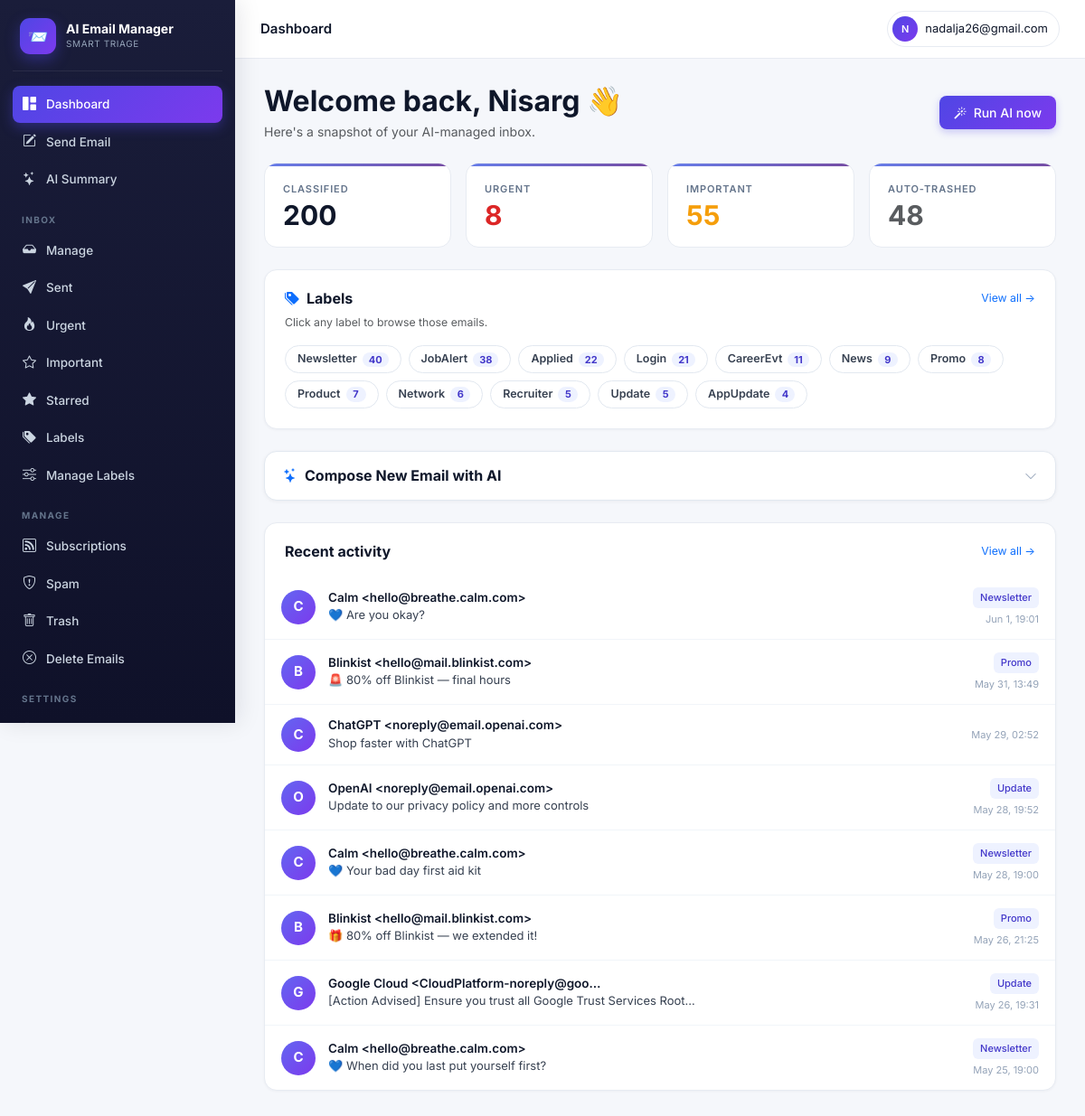
Page /accounts/dashboard/ (signed in) on the committed database.
### accounts/models.py (models this page shows, shortened)
class ClassifiedEmail(models.Model):
    user            = models.ForeignKey(User, on_delete=models.CASCADE, related_name="classified_emails")
    gmail_id        = models.CharField(max_length=64)
    thread_id       = models.CharField(max_length=64, blank=True)
    subject         = models.CharField(max_length=500, blank=True)
    sender          = models.CharField(max_length=300, blank=True)
    sender_email    = models.CharField(max_length=200, blank=True)
    snippet         = models.TextField(blank=True)
    received_at     = models.DateTimeField(null=True, blank=True)
    category        = models.ForeignKey(EmailCategory, on_delete=models.SET_NULL, null=True, blank=True)
    custom_category = models.ForeignKey(UserCustomCategory, on_delete=models.SET_NULL, null=True, blank=True)
    importance      = models.IntegerField(default=3)
    is_urgent       = models.BooleanField(default=False)
    is_event        = models.BooleanField(default=False)
    event_when      = models.CharField(max_length=120, blank=True)
    reason          = models.TextField(blank=True)
    action_taken    = models.CharField(max_length=16, default="kept")
    unsubscribe_url = models.URLField(max_length=1000, blank=True)
    classified_at   = models.DateTimeField(auto_now_add=True)
    class Meta:
        unique_together = [("user", "gmail_id")]
        indexes = [models.Index(fields=["user", "-received_at"])]

class EmailCategory(models.Model):
    slug         = models.SlugField(max_length=64, unique=True)
    name         = models.CharField(max_length=120)
    short_label  = models.CharField(max_length=32)
    group        = models.CharField(max_length=64)
    description  = models.TextField(blank=True)
    default_tier = models.CharField(max_length=16, choices=TIER_CHOICES, default="normal")

### accounts/views.py (the view)
# urls.py: path("dashboard/",        views.dashboard,       name="dashboard"),
@login_required
def dashboard(request):
    profile = _ensure_profile(request)
    if not profile.onboarded:
        return redirect("onboarding_step1")
    if not hasattr(request.user, "google_account"):
        return redirect("google_start")
    stats = {
        "total":     ClassifiedEmail.objects.filter(user=request.user).count(),
        "important": ClassifiedEmail.objects.filter(user=request.user, importance__gte=4).count(),
        "urgent":    ClassifiedEmail.objects.filter(user=request.user, is_urgent=True).count(),
        "trashed":   ClassifiedEmail.objects.filter(user=request.user, action_taken="trashed").count(),
    }
    recent = (ClassifiedEmail.objects.filter(user=request.user)
              .select_related("category").order_by("-received_at")[:8])
    label_counts = (ClassifiedEmail.objects
                    .filter(user=request.user, category__isnull=False)
                    .values("category__id", "category__short_label")
                    .annotate(count=Count("id"))
                    .order_by("-count")[:12])
    custom_label_counts = (ClassifiedEmail.objects
                           .filter(user=request.user, custom_category__isnull=False)
                           .values("custom_category__id", "custom_category__name")
                           .annotate(count=Count("id"))
                           .order_by("-count")[:6])
    return render(request, "dashboard.html", {
        "google_acc": request.user.google_account, "profile": profile,
        "stats": stats, "recent": recent,
        "label_counts": label_counts,
        "custom_label_counts": custom_label_counts,
    })

### accounts/context_processors.py (called while the page is built)
def active_job(request):
    if not request.user.is_authenticated:
        return {}
    job = (ClassificationJob.objects
           .filter(user=request.user, status__in=["pending", "running"])
           .order_by("-id").first())
    return {"global_active_job": job}

### accounts/views.py (called while the page is built)
def _ensure_profile(request):
    profile, _ = UserProfile.objects.get_or_create(
        user=request.user, defaults={"full_name": request.user.get_full_name()},
    )
    return profile

### templates/dashboard.html (shortened to what this page needs)
{% extends "base.html" %}{% block title %}Dashboard{% endblock %}
{% block topbar_title %}Dashboard{% endblock %}
{% block body %}
<div class="dash-header">
  <div>
    <h2 class="mb-1 fw-bold">Welcome back{% if user.first_name %}, {{ user.first_name }}{% endif %} 👋</h2>
    <p class="text-muted mb-0">Here's a snapshot of your AI-managed inbox.</p>
  </div>
  <a href="{% url 'manage_emails' %}" class="btn btn-primary"><i class="bi bi-magic me-1"></i> Run AI now</a>
</div>
<div class="row g-3 mb-4">
  <div class="col-6 col-md-3">
    <div class="stat-card">
      <div class="stat-label">Classified</div>
      <div class="stat-value">{{ stats.total }}</div>
    </div>
  </div>
  <div class="col-6 col-md-3">
    <a href="{% url 'urgent' %}" style="text-decoration:none">
      <div class="stat-card hover-lift">
        <div class="stat-label">Urgent</div>
        <div class="stat-value" style="color:var(--critical)">{{ stats.urgent }}</div>
      </div>
    </a>
  </div>
  <div class="col-6 col-md-3">
    <a href="{% url 'important' %}" style="text-decoration:none">
      <div class="stat-card hover-lift">
        <div class="stat-label">Important</div>
        <div class="stat-value" style="color:var(--important)">{{ stats.important }}</div>
      </div>
    </a>
  </div>
  <div class="col-6 col-md-3">
    <a href="{% url 'trash' %}" style="text-decoration:none">
      <div class="stat-card hover-lift">
        <div class="stat-label">Auto-trashed</div>
        <div class="stat-value text-muted">{{ stats.trashed }}</div>
      </div>
    </a>
  </div>
</div>
{% if label_counts %}
<div class="card-modern mb-4">
  <div class="d-flex justify-content-between align-items-center mb-2">
    <h6 class="mb-0 fw-bold"><i class="bi bi-tags-fill text-primary me-2"></i>Labels</h6>
    <a href="{% url 'labels' %}" class="small text-primary text-decoration-none">View all →</a>
  </div>
  <p class="text-muted small mb-3">Click any label to browse those emails.</p>
  <div class="lbl-strip">
    {% for l in label_counts %}
      <a href="{% url 'manage_emails' %}?category={{ l.category__id }}" class="lbl-chip">
        <span>{{ l.category__short_label }}</span>
        <span class="cnt">{{ l.count }}</span>
      </a>
    {% endfor %}
  </div>
</div>
{% endif %}
<div class="compose-card mb-4">
  <div class="compose-header" onclick="toggleCompose()">
    <h6><i class="bi bi-stars text-primary"></i> Compose New Email with AI</h6>
    <i class="bi bi-chevron-down compose-toggle-icon" id="compose-chevron"></i>
  </div>
</div>
<div class="card-modern">
  <div class="d-flex justify-content-between align-items-center mb-3">
    <h6 class="mb-0 fw-bold">Recent activity</h6>
    <a href="{% url 'manage_emails' %}" class="small text-primary text-decoration-none">View all →</a>
  </div>
  <ul class="elist" style="margin:0 -22px -22px">
    {% for e in recent %}
      <li class="elist-item" onclick="window.location='{% url 'email_detail' e.gmail_id %}'">
        <div class="elist-avatar" style="background:linear-gradient(135deg,#6366f1,#7c3aed)">{{ e.sender|slice:":1"|upper }}</div>
        <div class="elist-body">
          <div class="elist-sender">{{ e.sender|truncatechars:40 }}</div>
          <div class="elist-subject">{{ e.subject|truncatechars:65 }}</div>
        </div>
        <div class="elist-meta">
          {% if e.category %}<span class="badge-cat">{{ e.category.short_label }}</span>{% endif %}
          <span class="elist-time local-ts" data-ts="{{ e.received_at|date:'c' }}">{{ e.received_at|date:"M d, H:i" }}</span>
        </div>
      </li>
    {% empty %}
      <li class="elist-empty" style="padding:36px">
        <i class="bi bi-inbox"></i>
        <strong>No emails classified yet</strong>
        <p class="small mt-1 mb-0"><a href="{% url 'manage_emails' %}" class="text-primary">Run AI →</a></p>
      </li>
    {% endfor %}
  </ul>
</div>
{% endblock %}

### templates/base.html (shortened to what this page needs)
{% load static %}
<!doctype html>
<html lang="en">
<head>
<link href="https://cdn.jsdelivr.net/npm/bootstrap@5.3.3/dist/css/bootstrap.min.css" rel="stylesheet">
<link href="https://cdn.jsdelivr.net/npm/bootstrap-icons@1.11.3/font/bootstrap-icons.css" rel="stylesheet">
</head>
<body>
<div class="app-shell">
  <aside class="sidebar" id="sidebar">
    <div class="brand">
      <div class="brand-logo">📨</div>
      <div>
        <div class="brand-name">AI Email Manager</div>
        <div class="brand-sub">Smart triage</div>
      </div>
    </div>
    <nav>
      <a class="side-link {% if request.resolver_match.url_name == 'dashboard' %}active{% endif %}" href="{% url 'dashboard' %}">
        <i class="bi bi-grid-1x2-fill"></i> Dashboard
      </a>
      <button class="side-link" style="background:none;border:none;width:100%;cursor:pointer;text-align:left"
              onclick="openComposeModal()">
        <i class="bi bi-pencil-square"></i> Send Email
      </button>
      <a class="side-link {% if request.resolver_match.url_name == 'email_summary' %}active{% endif %}" href="{% url 'email_summary' %}">
        <i class="bi bi-stars"></i> AI Summary
      </a>
      <div class="side-section">Inbox</div>
      <a class="side-link {% if request.resolver_match.url_name == 'manage_emails' %}active{% endif %}" href="{% url 'manage_emails' %}">
        <i class="bi bi-inbox-fill"></i> Manage
      </a>
      <a class="side-link {% if request.resolver_match.url_name == 'sent' %}active{% endif %}" href="{% url 'sent' %}">
        <i class="bi bi-send-fill"></i> Sent
      </a>
      <a class="side-link {% if request.resolver_match.url_name == 'urgent' %}active{% endif %}" href="{% url 'urgent' %}">
        <i class="bi bi-fire"></i> Urgent
      </a>
      <a class="side-link {% if request.resolver_match.url_name == 'important' %}active{% endif %}" href="{% url 'important' %}">
        <i class="bi bi-star"></i> Important
      </a>
      <a class="side-link {% if request.resolver_match.url_name == 'starred' %}active{% endif %}" href="{% url 'starred' %}">
        <i class="bi bi-star-fill"></i> Starred
      </a>
      <a class="side-link {% if request.resolver_match.url_name == 'labels' %}active{% endif %}" href="{% url 'labels' %}">
        <i class="bi bi-tags-fill"></i> Labels
      </a>
      <a class="side-link {% if request.resolver_match.url_name == 'manage_labels' %}active{% endif %}" href="{% url 'manage_labels' %}">
        <i class="bi bi-sliders"></i> Manage Labels
      </a>
      <div class="side-section">Manage</div>
      <a class="side-link {% if request.resolver_match.url_name == 'subscriptions' %}active{% endif %}" href="{% url 'subscriptions' %}">
        <i class="bi bi-rss"></i> Subscriptions
      </a>
      <a class="side-link {% if request.resolver_match.url_name == 'spam' %}active{% endif %}" href="{% url 'spam' %}">
        <i class="bi bi-shield-exclamation"></i> Spam
      </a>
      <a class="side-link {% if request.resolver_match.url_name == 'trash' %}active{% endif %}" href="{% url 'trash' %}">
        <i class="bi bi-trash"></i> Trash
      </a>
      <a class="side-link {% if request.resolver_match.url_name == 'delete_emails' %}active{% endif %}" href="{% url 'delete_emails' %}">
        <i class="bi bi-x-circle"></i> Delete Emails
      </a>
      <div class="side-section">Settings</div>
      <a class="side-link {% if request.resolver_match.url_name == 'categories' %}active{% endif %}" href="{% url 'categories' %}">
        <i class="bi bi-tags"></i> Categories
      </a>
    </nav>
  </aside>
  <div class="main-wrap">
    <header class="topbar">
      <div class="topbar-left">
        <div class="topbar-title">{% block topbar_title %}{% endblock %}</div>
      </div>
      <div class="topbar-right">
        <div class="dropdown">
          <button class="user-chip dropdown-toggle" data-bs-toggle="dropdown" aria-expanded="false">
            <span class="user-avatar">{{ user.email|slice:":1"|upper }}</span>
            <span class="d-none d-sm-inline" style="max-width:180px;overflow:hidden;text-overflow:ellipsis;white-space:nowrap">{{ user.email }}</span>
          </button>
        </div>
      </div>
    </header>
    <main class="main">
      {% block body %}{% endblock %}
    </main>
  </div>
</div>
</body>
</html>

### templates/dashboard.html (style rules this page uses)
.dash-header { display:flex;justify-content:space-between;align-items:center;flex-wrap:wrap;gap:12px;margin-bottom:24px }
.lbl-strip { display:flex;flex-wrap:wrap;gap:8px;margin-top:10px }
.lbl-chip { display:inline-flex;align-items:center;gap:6px;background:#fff;border:1px solid #e2e8f0;border-radius:20px;padding:5px 13px;font-size:12.5px;font-weight:600;color:#374151;text-decoration:none;transition:all .15s;cursor:pointer }
.lbl-chip .cnt { background:#eef2ff;color:#4338ca;border-radius:10px;padding:0 7px;font-size:11px;font-weight:700;min-width:22px;text-align:center }
.compose-card { background:#fff;border:1px solid #e2e8f0;border-radius:14px;margin-bottom:24px;box-shadow:0 1px 4px rgba(0,0,0,.05);overflow:hidden }
.compose-header { display:flex;justify-content:space-between;align-items:center;padding:16px 20px;cursor:pointer;user-select:none }
.compose-header h6 { margin:0;font-weight:700;display:flex;align-items:center;gap:8px }
.compose-toggle-icon { color:#94a3b8;transition:transform .2s }

### rows in the picture
ClassifiedEmail: sender "C", sender "Calm <hello@breathe.calm.com>", subject "💙 Are you okay?", category.short_label "Newsletter"
ClassifiedEmail: sender "B", sender "Blinkist <hello@mail.blinkist.com>", subject "🚨 80% off Blinkist — final hours", category.short_label "Promo"
ClassifiedEmail: sender "C", sender "ChatGPT <noreply@email.openai.com>", subject "Shop faster with ChatGPT"
ClassifiedEmail: sender "O", sender "OpenAI <noreply@email.openai.com>", subject "Update to our privacy policy and more controls", category.short_label "Update"
ClassifiedEmail: sender "C", sender "Calm <hello@breathe.calm.com>", subject "💙 Your bad day first aid kit", category.short_label "Newsletter"
ClassifiedEmail: sender "B", sender "Blinkist <hello@mail.blinkist.com>", subject "🎁 80% off Blinkist — we extended it!", category.short_label "Promo"
ClassifiedEmail: sender "G", sender "Google Cloud <CloudPlatform-noreply@goo…", subject "[Action Advised] Ensure you trust all Google Trust Services Root…", category.short_label "Update"
ClassifiedEmail: sender "C", sender "Calm <hello@breathe.calm.com>", subject "💙 When did you last put yourself first?", category.short_label "Newsletter"

### other values in the picture
{{ user.email|slice:":1"|upper }} "N"
{{ user.email }} "nadalja26@gmail.com"
{{ user.first_name }} "Nisarg"
{{ stats.total }} "200"
{{ stats.urgent }} "8"
{{ stats.important }} "55"
{{ stats.trashed }} "48"
{{ l.category__short_label }} "Newsletter" "JobAlert" "Applied" "Login" "CareerEvt" "News" "Promo" "Product" "Network" "Recruiter" "Update" "AppUpdate"
{{ l.count }} "40" "38" "22" "21" "11" "9" "8" "7" "6" "5" "5" "4"
